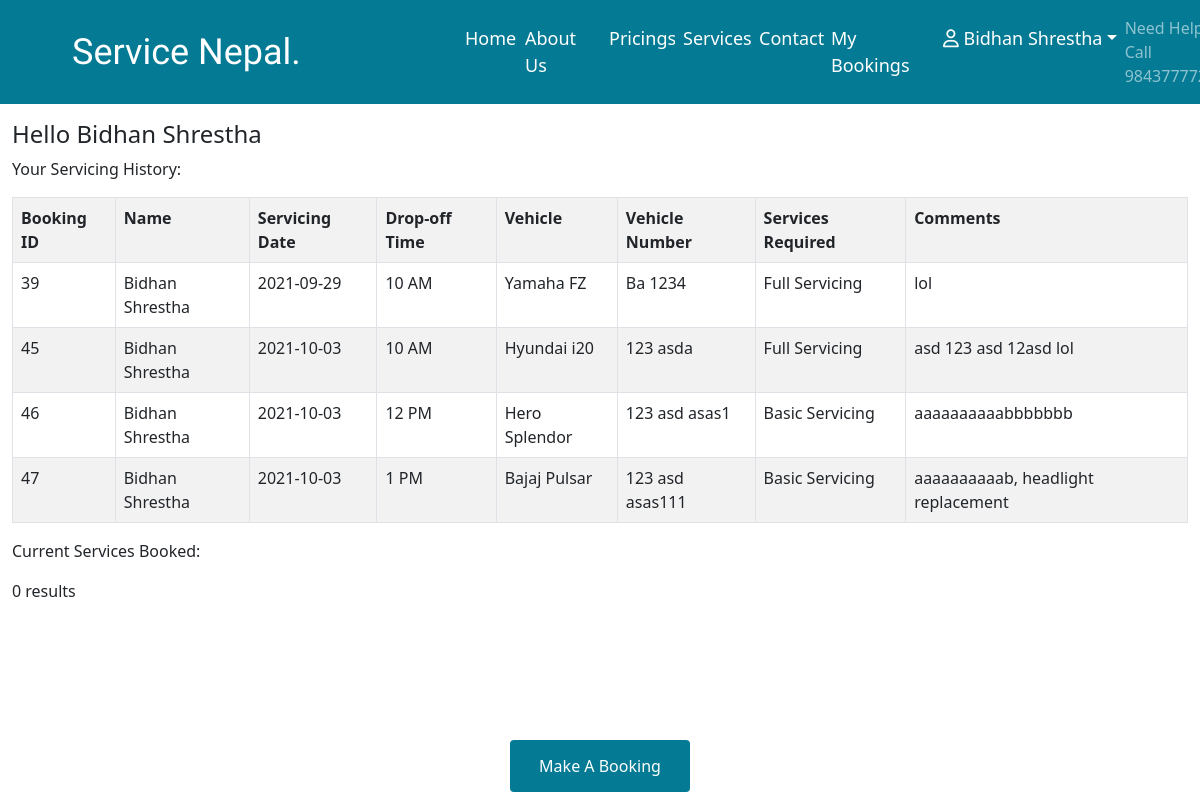
Page /members.php (signed in) on the committed database.
### tables this page shows
CREATE TABLE `archive` (
  `bid` int(11) NOT NULL,
  `mname` varchar(50) NOT NULL,
  `phone` double NOT NULL,
  `email` varchar(50) NOT NULL,
  `sdate` date NOT NULL,
  `dtime` varchar(5) NOT NULL,
  `vehicle` varchar(50) NOT NULL,
  `vehiclenum` varchar(15) NOT NULL,
  `services` text NOT NULL,
  `comments` text NOT NULL,
  `status` varchar(7) NOT NULL
);

### members.php (the view, shortened to what this page needs)
<!doctype html>
<html lang="en">
<head>
  <link href="css/bootstrap.min.css" rel="stylesheet">
  <link rel="stylesheet" href="css/barbcss.css">
  <?php include('includes/server.php');?>
</head>
<body>
  <?php include('includes/navbar.php');?>
  <div class="container-fluid">
    <div class="row justify-content-center">
      <div class="col-sm-12">
        <p><h4>Hello <?php echo $_SESSION['mname']; ?></h4>
        Your Servicing History:</p>
        <table class="table table-striped table-bordered">
        <?php
          $phone=$_SESSION['phone'];
          $sql = "SELECT * FROM archive WHERE phone='$phone'";
          $result = $db->query($sql);
          if ($result->num_rows > 0) {
              echo "<tr><th>Booking ID</th><th>Name</th><th>Servicing Date</th><th>Drop-off Time</th><th>Vehicle</th><th>Vehicle Number</th><th>Services Required</th><th>Comments</th></tr>";
              while($row = $result->fetch_assoc()) {
                  echo "<tr><td>" . $row["bid"]. "</td><td>" . $row["mname"]. "</td><td>" . $row["sdate"] . "</td><td>" . $row["dtime"] . "</td><td>" . $row["vehicle"] . "</td><td>" . $row["vehiclenum"] . "</td><td>" . $row["services"] . "</td><td>" . $row["comments"] . "</td></tr>";
              }
          } else {
              echo "0 results";
          }
        ?>
        </table>
        <p>Current Services Booked:</p>
      </div>
    </div>
  <div class="footer">
    <div class="row justify-content-center align-items-end">
      <div class="col-sm-2">
        <a href="booking.php" class="btn barbbutton">Make A Booking</a>
      </div>
    </div>
  </div>
</body>
</html>

### css/barbcss.css (style rules this page uses)
* { margin: 0; padding: 0; box-sizing: border-box; text-decoration: none; scroll-behavior: smooth; }
.barbbutton { background-color:#047a94; color: white; padding: 14px 20px; margin: 8px 0; border: none; cursor: pointer; width: 100%; }

### members.php (style rules this page uses)
.footer { position: fixed; left: 0; bottom: 0; width: 100%; text-align: center; }

### rows in the picture
archive: bid "39", mname "Bidhan Shrestha", sdate "2021-09-29", dtime "10 AM", vehicle "Yamaha FZ", vehiclenum "Ba 1234", services "Full Servicing", comments "lol"
archive: bid "45", mname "Bidhan Shrestha", sdate "2021-10-03", dtime "10 AM", vehicle "Hyundai i20", vehiclenum "123 asda", services "Full Servicing", comments "asd 123 asd 12asd lol"
archive: bid "46", mname "Bidhan Shrestha", sdate "2021-10-03", dtime "12 PM", vehicle "Hero Splendor", vehiclenum "123 asd asas1", services "Basic Servicing", comments "aaaaaaaaaabbbbbbb"
archive: bid "47", mname "Bidhan Shrestha", sdate "2021-10-03", dtime "1 PM", vehicle "Bajaj Pulsar", vehiclenum "123 asd asas111", services "Basic Servicing", comments "aaaaaaaaaab, headlight replacement"

### other values in the picture
$_SESSION['mname'] "Bidhan Shrestha"
